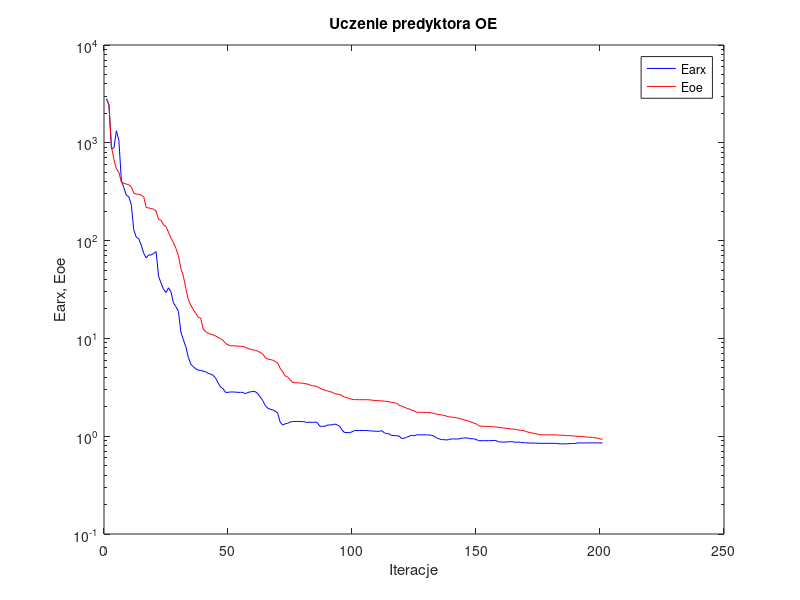
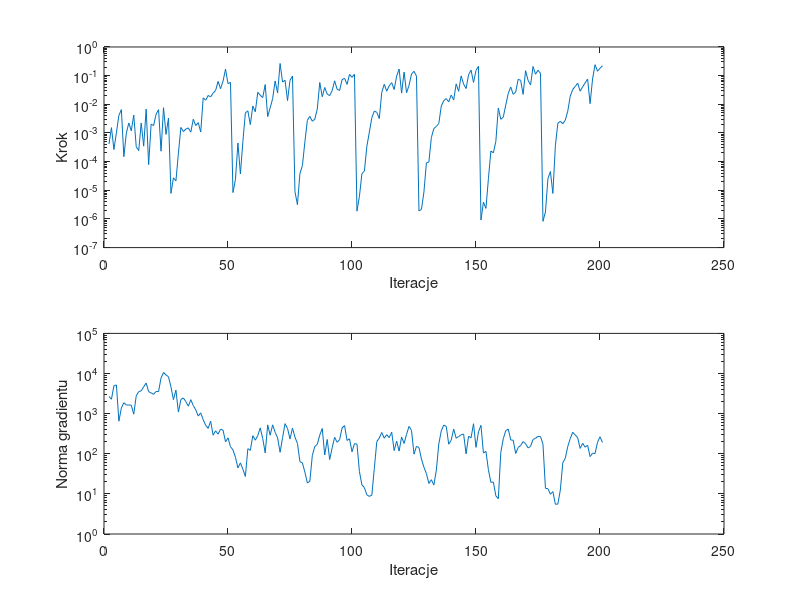

These figures' MATLAB source, in order:
%uczenie predyktora oe
clear all;
n=0; farx(n+1)=2.833106e+003; foe(n+1)=2.800037e+003; wspucz(n+1)=0.000000e+000; ng(n+1)=0.000000e+000;
%odnowa zmiennej metryki
n=1; farx(n+1)=2.430459e+003; foe(n+1)=2.454520e+003; krok(n+1)=4.114508e-004; ng(n+1)=2.685542e+003;
n=2; farx(n+1)=8.715135e+002; foe(n+1)=9.139139e+002; krok(n+1)=1.532691e-003; ng(n+1)=2.284687e+003;
n=3; farx(n+1)=8.867712e+002; foe(n+1)=6.731866e+002; krok(n+1)=2.638405e-004; ng(n+1)=4.927577e+003;
n=4; farx(n+1)=1.327826e+003; foe(n+1)=5.392181e+002; krok(n+1)=1.019412e-003; ng(n+1)=5.187106e+003;
n=5; farx(n+1)=1.058431e+003; foe(n+1)=5.007732e+002; krok(n+1)=4.077649e-003; ng(n+1)=6.494667e+002;
n=6; farx(n+1)=4.133747e+002; foe(n+1)=3.940587e+002; krok(n+1)=6.543079e-003; ng(n+1)=1.377448e+003;
n=7; farx(n+1)=3.475286e+002; foe(n+1)=3.855727e+002; krok(n+1)=1.484725e-004; ng(n+1)=1.871622e+003;
n=8; farx(n+1)=2.912606e+002; foe(n+1)=3.781996e+002; krok(n+1)=9.824964e-004; ng(n+1)=1.636526e+003;
n=9; farx(n+1)=2.802933e+002; foe(n+1)=3.726134e+002; krok(n+1)=2.237046e-003; ng(n+1)=1.643995e+003;
n=10; farx(n+1)=2.343551e+002; foe(n+1)=3.547507e+002; krok(n+1)=1.185775e-003; ng(n+1)=1.617550e+003;
n=11; farx(n+1)=1.289875e+002; foe(n+1)=3.065265e+002; krok(n+1)=4.212063e-003; ng(n+1)=9.709203e+002;
n=12; farx(n+1)=1.083279e+002; foe(n+1)=2.990352e+002; krok(n+1)=3.293253e-004; ng(n+1)=2.788008e+003;
n=13; farx(n+1)=1.045073e+002; foe(n+1)=2.980692e+002; krok(n+1)=2.419010e-004; ng(n+1)=3.537231e+003;
n=14; farx(n+1)=8.988803e+001; foe(n+1)=2.912921e+002; krok(n+1)=2.232051e-003; ng(n+1)=3.704254e+003;
n=15; farx(n+1)=7.425297e+001; foe(n+1)=2.816400e+002; krok(n+1)=3.473499e-004; ng(n+1)=4.671862e+003;
n=16; farx(n+1)=6.667153e+001; foe(n+1)=2.185369e+002; krok(n+1)=6.819101e-003; ng(n+1)=5.789121e+003;
n=17; farx(n+1)=7.137801e+001; foe(n+1)=2.157549e+002; krok(n+1)=7.856157e-005; ng(n+1)=3.531572e+003;
n=18; farx(n+1)=7.118193e+001; foe(n+1)=2.129402e+002; krok(n+1)=2.032216e-003; ng(n+1)=3.286884e+003;
n=19; farx(n+1)=7.401098e+001; foe(n+1)=2.097157e+002; krok(n+1)=1.812955e-003; ng(n+1)=3.035575e+003;
n=20; farx(n+1)=7.717215e+001; foe(n+1)=2.006984e+002; krok(n+1)=4.520892e-003; ng(n+1)=3.568142e+003;
n=21; farx(n+1)=4.332889e+001; foe(n+1)=1.649916e+002; krok(n+1)=6.525058e-003; ng(n+1)=3.545924e+003;
n=22; farx(n+1)=3.669934e+001; foe(n+1)=1.612757e+002; krok(n+1)=2.311817e-004; ng(n+1)=7.783185e+003;
n=23; farx(n+1)=3.181559e+001; foe(n+1)=1.448487e+002; krok(n+1)=7.613202e-003; ng(n+1)=1.059985e+004;
n=24; farx(n+1)=2.939329e+001; foe(n+1)=1.392494e+002; krok(n+1)=8.954602e-004; ng(n+1)=9.201482e+003;
n=25; farx(n+1)=3.292729e+001; foe(n+1)=1.218041e+002; krok(n+1)=3.303309e-003; ng(n+1)=8.304492e+003;
%odnowa zmiennej metryki
n=26; farx(n+1)=2.990029e+001; foe(n+1)=1.061941e+002; krok(n+1)=7.794783e-006; ng(n+1)=4.629434e+003;
n=27; farx(n+1)=2.307739e+001; foe(n+1)=9.537387e+001; krok(n+1)=2.723127e-005; ng(n+1)=2.230439e+003;
n=28; farx(n+1)=2.111526e+001; foe(n+1)=8.324486e+001; krok(n+1)=2.132008e-005; ng(n+1)=3.859507e+003;
n=29; farx(n+1)=1.895714e+001; foe(n+1)=7.024983e+001; krok(n+1)=1.966794e-004; ng(n+1)=1.093426e+003;
n=30; farx(n+1)=1.157895e+001; foe(n+1)=5.179645e+001; krok(n+1)=1.561071e-003; ng(n+1)=2.253757e+003;
n=31; farx(n+1)=9.683762e+000; foe(n+1)=4.325147e+001; krok(n+1)=1.120856e-003; ng(n+1)=2.458852e+003;
n=32; farx(n+1)=8.209208e+000; foe(n+1)=3.244237e+001; krok(n+1)=1.364485e-003; ng(n+1)=1.996432e+003;
n=33; farx(n+1)=6.395698e+000; foe(n+1)=2.488923e+001; krok(n+1)=1.499941e-003; ng(n+1)=1.532472e+003;
n=34; farx(n+1)=5.469018e+000; foe(n+1)=2.180131e+001; krok(n+1)=1.072587e-003; ng(n+1)=2.229720e+003;
n=35; farx(n+1)=5.124490e+000; foe(n+1)=1.975139e+001; krok(n+1)=3.013180e-003; ng(n+1)=1.586214e+003;
n=36; farx(n+1)=4.894941e+000; foe(n+1)=1.796698e+001; krok(n+1)=1.812955e-003; ng(n+1)=1.241901e+003;
n=37; farx(n+1)=4.733484e+000; foe(n+1)=1.648333e+001; krok(n+1)=2.282102e-003; ng(n+1)=8.692349e+002;
n=38; farx(n+1)=4.702073e+000; foe(n+1)=1.614237e+001; krok(n+1)=1.079269e-003; ng(n+1)=1.046414e+003;
n=39; farx(n+1)=4.624018e+000; foe(n+1)=1.243093e+001; krok(n+1)=1.680437e-002; ng(n+1)=7.031563e+002;
n=40; farx(n+1)=4.564109e+000; foe(n+1)=1.172981e+001; krok(n+1)=1.394089e-002; ng(n+1)=5.116563e+002;
n=41; farx(n+1)=4.398647e+000; foe(n+1)=1.131535e+001; krok(n+1)=2.038266e-002; ng(n+1)=4.295921e+002;
n=42; farx(n+1)=4.321281e+000; foe(n+1)=1.104166e+001; krok(n+1)=1.809047e-002; ng(n+1)=6.499567e+002;
n=43; farx(n+1)=4.191659e+000; foe(n+1)=1.086945e+001; krok(n+1)=2.452306e-002; ng(n+1)=2.911641e+002;
n=44; farx(n+1)=3.939886e+000; foe(n+1)=1.056262e+001; krok(n+1)=3.045281e-002; ng(n+1)=3.736035e+002;
n=45; farx(n+1)=3.512906e+000; foe(n+1)=1.024520e+001; krok(n+1)=6.299996e-002; ng(n+1)=3.084703e+002;
n=46; farx(n+1)=3.178406e+000; foe(n+1)=9.915098e+000; krok(n+1)=3.497807e-002; ng(n+1)=4.090832e+002;
n=47; farx(n+1)=3.064446e+000; foe(n+1)=9.576518e+000; krok(n+1)=6.418507e-002; ng(n+1)=3.880764e+002;
n=48; farx(n+1)=2.807762e+000; foe(n+1)=8.913710e+000; krok(n+1)=1.690558e-001; ng(n+1)=1.978743e+002;
n=49; farx(n+1)=2.809905e+000; foe(n+1)=8.600673e+000; krok(n+1)=5.285294e-002; ng(n+1)=2.494343e+002;
n=50; farx(n+1)=2.833140e+000; foe(n+1)=8.410766e+000; krok(n+1)=5.793922e-002; ng(n+1)=1.499065e+002;
%odnowa zmiennej metryki
n=51; farx(n+1)=2.832920e+000; foe(n+1)=8.399257e+000; krok(n+1)=8.316918e-006; ng(n+1)=1.246307e+002;
n=52; farx(n+1)=2.824225e+000; foe(n+1)=8.386059e+000; krok(n+1)=2.394830e-005; ng(n+1)=8.217725e+001;
n=53; farx(n+1)=2.805624e+000; foe(n+1)=8.325350e+000; krok(n+1)=4.465626e-004; ng(n+1)=4.442415e+001;
n=54; farx(n+1)=2.810712e+000; foe(n+1)=8.310683e+000; krok(n+1)=3.716123e-005; ng(n+1)=5.926511e+001;
n=55; farx(n+1)=2.802556e+000; foe(n+1)=8.276394e+000; krok(n+1)=5.045766e-004; ng(n+1)=4.117484e+001;
n=56; farx(n+1)=2.716319e+000; foe(n+1)=8.101983e+000; krok(n+1)=5.036156e-003; ng(n+1)=2.722375e+001;
n=57; farx(n+1)=2.800718e+000; foe(n+1)=7.925390e+000; krok(n+1)=5.915258e-003; ng(n+1)=1.337997e+002;
n=58; farx(n+1)=2.838400e+000; foe(n+1)=7.759258e+000; krok(n+1)=1.964993e-003; ng(n+1)=1.216068e+002;
n=59; farx(n+1)=2.875410e+000; foe(n+1)=7.621727e+000; krok(n+1)=8.751130e-003; ng(n+1)=2.817058e+002;
n=60; farx(n+1)=2.856545e+000; foe(n+1)=7.585421e+000; krok(n+1)=5.478088e-003; ng(n+1)=2.178966e+002;
n=61; farx(n+1)=2.721212e+000; foe(n+1)=7.392681e+000; krok(n+1)=2.617232e-002; ng(n+1)=2.838303e+002;
n=62; farx(n+1)=2.518431e+000; foe(n+1)=7.182253e+000; krok(n+1)=2.080275e-002; ng(n+1)=4.416793e+002;
n=63; farx(n+1)=2.314532e+000; foe(n+1)=6.944429e+000; krok(n+1)=1.711633e-002; ng(n+1)=2.399955e+002;
n=64; farx(n+1)=2.059255e+000; foe(n+1)=6.352026e+000; krok(n+1)=4.879939e-002; ng(n+1)=1.051197e+002;
n=65; farx(n+1)=1.939249e+000; foe(n+1)=6.156404e+000; krok(n+1)=3.722051e-003; ng(n+1)=5.247636e+002;
n=66; farx(n+1)=1.885580e+000; foe(n+1)=6.078345e+000; krok(n+1)=7.557177e-003; ng(n+1)=2.905762e+002;
n=67; farx(n+1)=1.864228e+000; foe(n+1)=6.000935e+000; krok(n+1)=1.567500e-002; ng(n+1)=5.256946e+002;
n=68; farx(n+1)=1.801793e+000; foe(n+1)=5.809693e+000; krok(n+1)=6.528949e-002; ng(n+1)=3.421855e+002;
n=69; farx(n+1)=1.726231e+000; foe(n+1)=5.644250e+000; krok(n+1)=2.476948e-002; ng(n+1)=2.491740e+002;
n=70; farx(n+1)=1.404133e+000; foe(n+1)=4.959552e+000; krok(n+1)=2.656312e-001; ng(n+1)=1.086867e+002;
n=71; farx(n+1)=1.300038e+000; foe(n+1)=4.575479e+000; krok(n+1)=5.983917e-002; ng(n+1)=2.513477e+002;
n=72; farx(n+1)=1.338998e+000; foe(n+1)=4.142994e+000; krok(n+1)=6.900644e-002; ng(n+1)=5.623681e+002;
n=73; farx(n+1)=1.352219e+000; foe(n+1)=4.045940e+000; krok(n+1)=1.345640e-002; ng(n+1)=4.274880e+002;
n=74; farx(n+1)=1.396580e+000; foe(n+1)=3.790851e+000; krok(n+1)=6.852302e-002; ng(n+1)=2.335996e+002;
n=75; farx(n+1)=1.410708e+000; foe(n+1)=3.554798e+000; krok(n+1)=9.685822e-002; ng(n+1)=4.361453e+002;
%odnowa zmiennej metryki
n=76; farx(n+1)=1.413163e+000; foe(n+1)=3.522133e+000; krok(n+1)=8.958287e-006; ng(n+1)=2.588396e+002;
n=77; farx(n+1)=1.413894e+000; foe(n+1)=3.514024e+000; krok(n+1)=3.142079e-006; ng(n+1)=1.811844e+002;
n=78; farx(n+1)=1.415705e+000; foe(n+1)=3.503088e+000; krok(n+1)=3.819627e-005; ng(n+1)=6.368243e+001;
n=79; farx(n+1)=1.410958e+000; foe(n+1)=3.486510e+000; krok(n+1)=7.240622e-005; ng(n+1)=5.941729e+001;
n=80; farx(n+1)=1.399291e+000; foe(n+1)=3.449999e+000; krok(n+1)=4.880790e-004; ng(n+1)=3.463525e+001;
n=81; farx(n+1)=1.381950e+000; foe(n+1)=3.418552e+000; krok(n+1)=2.774090e-003; ng(n+1)=1.863940e+001;
n=82; farx(n+1)=1.391419e+000; foe(n+1)=3.338051e+000; krok(n+1)=3.806601e-003; ng(n+1)=2.076888e+001;
n=83; farx(n+1)=1.383890e+000; foe(n+1)=3.287642e+000; krok(n+1)=2.564143e-003; ng(n+1)=9.042327e+001;
n=84; farx(n+1)=1.392867e+000; foe(n+1)=3.260096e+000; krok(n+1)=3.011555e-003; ng(n+1)=1.522158e+002;
n=85; farx(n+1)=1.383382e+000; foe(n+1)=3.221778e+000; krok(n+1)=6.832794e-003; ng(n+1)=1.720362e+002;
n=86; farx(n+1)=1.263099e+000; foe(n+1)=3.089671e+000; krok(n+1)=5.753341e-002; ng(n+1)=2.912037e+002;
n=87; farx(n+1)=1.262072e+000; foe(n+1)=3.022040e+000; krok(n+1)=1.835014e-002; ng(n+1)=4.262423e+002;
n=88; farx(n+1)=1.263064e+000; foe(n+1)=2.961103e+000; krok(n+1)=3.863769e-002; ng(n+1)=9.313945e+001;
n=89; farx(n+1)=1.297356e+000; foe(n+1)=2.912590e+000; krok(n+1)=2.279678e-002; ng(n+1)=2.274948e+002;
n=90; farx(n+1)=1.303380e+000; foe(n+1)=2.856592e+000; krok(n+1)=2.008899e-002; ng(n+1)=7.162378e+001;
n=91; farx(n+1)=1.308668e+000; foe(n+1)=2.818464e+000; krok(n+1)=3.022871e-002; ng(n+1)=1.407725e+002;
n=92; farx(n+1)=1.330439e+000; foe(n+1)=2.723090e+000; krok(n+1)=6.602029e-002; ng(n+1)=2.572417e+002;
n=93; farx(n+1)=1.308255e+000; foe(n+1)=2.693876e+000; krok(n+1)=3.320390e-002; ng(n+1)=1.926707e+002;
n=94; farx(n+1)=1.265047e+000; foe(n+1)=2.676566e+000; krok(n+1)=3.045281e-002; ng(n+1)=2.250505e+002;
n=95; farx(n+1)=1.156847e+000; foe(n+1)=2.595008e+000; krok(n+1)=7.215303e-002; ng(n+1)=4.416060e+002;
n=96; farx(n+1)=1.088625e+000; foe(n+1)=2.516779e+000; krok(n+1)=8.100548e-002; ng(n+1)=5.037412e+002;
n=97; farx(n+1)=1.091775e+000; foe(n+1)=2.468272e+000; krok(n+1)=4.953895e-002; ng(n+1)=2.146285e+002;
n=98; farx(n+1)=1.084285e+000; foe(n+1)=2.424190e+000; krok(n+1)=1.101515e-001; ng(n+1)=2.359084e+002;
n=99; farx(n+1)=1.109009e+000; foe(n+1)=2.384718e+000; krok(n+1)=8.693674e-002; ng(n+1)=1.117572e+002;
n=100; farx(n+1)=1.142709e+000; foe(n+1)=2.367418e+000; krok(n+1)=1.115306e-001; ng(n+1)=1.788930e+002;
%odnowa zmiennej metryki
n=101; farx(n+1)=1.142471e+000; foe(n+1)=2.363104e+000; krok(n+1)=1.872020e-006; ng(n+1)=1.740806e+002;
n=102; farx(n+1)=1.142738e+000; foe(n+1)=2.362544e+000; krok(n+1)=6.210948e-006; ng(n+1)=3.578245e+001;
n=103; farx(n+1)=1.143466e+000; foe(n+1)=2.361954e+000; krok(n+1)=3.808337e-005; ng(n+1)=1.676959e+001;
n=104; farx(n+1)=1.143046e+000; foe(n+1)=2.361280e+000; krok(n+1)=4.724951e-005; ng(n+1)=1.429791e+001;
n=105; farx(n+1)=1.142829e+000; foe(n+1)=2.359615e+000; krok(n+1)=3.473499e-004; ng(n+1)=9.433494e+000;
n=106; farx(n+1)=1.135303e+000; foe(n+1)=2.354909e+000; krok(n+1)=1.072587e-003; ng(n+1)=8.663129e+000;
n=107; farx(n+1)=1.130935e+000; foe(n+1)=2.340606e+000; krok(n+1)=3.427028e-003; ng(n+1)=9.327000e+000;
n=108; farx(n+1)=1.126365e+000; foe(n+1)=2.318176e+000; krok(n+1)=5.849663e-003; ng(n+1)=4.333431e+001;
n=109; farx(n+1)=1.122134e+000; foe(n+1)=2.312761e+000; krok(n+1)=5.241643e-003; ng(n+1)=2.018757e+002;
n=110; farx(n+1)=1.122985e+000; foe(n+1)=2.306137e+000; krok(n+1)=3.174920e-003; ng(n+1)=2.471502e+002;
n=111; farx(n+1)=1.138686e+000; foe(n+1)=2.298454e+000; krok(n+1)=2.594061e-002; ng(n+1)=3.389742e+002;
n=112; farx(n+1)=1.083249e+000; foe(n+1)=2.281078e+000; krok(n+1)=5.005537e-002; ng(n+1)=2.438879e+002;
n=113; farx(n+1)=1.063670e+000; foe(n+1)=2.265593e+000; krok(n+1)=2.865057e-002; ng(n+1)=2.995985e+002;
n=114; farx(n+1)=1.056393e+000; foe(n+1)=2.251382e+000; krok(n+1)=4.438543e-002; ng(n+1)=2.528573e+002;
n=115; farx(n+1)=1.015535e+000; foe(n+1)=2.217160e+000; krok(n+1)=5.715876e-002; ng(n+1)=3.452769e+002;
n=116; farx(n+1)=1.014806e+000; foe(n+1)=2.193606e+000; krok(n+1)=3.269900e-002; ng(n+1)=1.197190e+002;
n=117; farx(n+1)=1.011213e+000; foe(n+1)=2.168776e+000; krok(n+1)=9.656284e-002; ng(n+1)=2.059745e+002;
n=118; farx(n+1)=1.004180e+000; foe(n+1)=2.072329e+000; krok(n+1)=1.701816e-001; ng(n+1)=1.167975e+002;
n=119; farx(n+1)=9.480881e-001; foe(n+1)=2.029734e+000; krok(n+1)=2.452306e-002; ng(n+1)=2.625214e+002;
n=120; farx(n+1)=9.530693e-001; foe(n+1)=1.982641e+000; krok(n+1)=1.328156e-001; ng(n+1)=1.804280e+002;
n=121; farx(n+1)=9.745710e-001; foe(n+1)=1.935107e+000; krok(n+1)=2.527804e-002; ng(n+1)=3.049952e+002;
n=122; farx(n+1)=9.974046e-001; foe(n+1)=1.900734e+000; krok(n+1)=4.568872e-002; ng(n+1)=4.821075e+002;
n=123; farx(n+1)=1.023678e+000; foe(n+1)=1.855903e+000; krok(n+1)=1.143200e-001; ng(n+1)=3.797500e+002;
n=124; farx(n+1)=1.007612e+000; foe(n+1)=1.810485e+000; krok(n+1)=1.416892e-001; ng(n+1)=9.786634e+001;
n=125; farx(n+1)=1.032384e+000; foe(n+1)=1.759648e+000; krok(n+1)=9.599621e-002; ng(n+1)=1.532141e+002;
%odnowa zmiennej metryki
n=126; farx(n+1)=1.032527e+000; foe(n+1)=1.756887e+000; krok(n+1)=1.908145e-006; ng(n+1)=1.429633e+002;
n=127; farx(n+1)=1.032703e+000; foe(n+1)=1.756083e+000; krok(n+1)=2.150021e-006; ng(n+1)=7.401562e+001;
n=128; farx(n+1)=1.033089e+000; foe(n+1)=1.754590e+000; krok(n+1)=8.686387e-006; ng(n+1)=4.620796e+001;
n=129; farx(n+1)=1.030362e+000; foe(n+1)=1.748832e+000; krok(n+1)=9.016768e-005; ng(n+1)=3.206267e+001;
n=130; farx(n+1)=1.029502e+000; foe(n+1)=1.747118e+000; krok(n+1)=9.773946e-005; ng(n+1)=1.820594e+001;
n=131; farx(n+1)=1.020796e+000; foe(n+1)=1.730759e+000; krok(n+1)=6.946998e-004; ng(n+1)=2.256737e+001;
n=132; farx(n+1)=1.006248e+000; foe(n+1)=1.710677e+000; krok(n+1)=1.427772e-003; ng(n+1)=1.659158e+001;
n=133; farx(n+1)=9.629454e-001; foe(n+1)=1.683026e+000; krok(n+1)=1.688016e-003; ng(n+1)=3.886282e+001;
n=134; farx(n+1)=9.422435e-001; foe(n+1)=1.664516e+000; krok(n+1)=2.145173e-003; ng(n+1)=1.763515e+002;
n=135; farx(n+1)=9.238208e-001; foe(n+1)=1.651113e+000; krok(n+1)=8.669283e-003; ng(n+1)=3.723806e+002;
n=136; farx(n+1)=9.226316e-001; foe(n+1)=1.635532e+000; krok(n+1)=1.339882e-002; ng(n+1)=5.189384e+002;
n=137; farx(n+1)=9.148289e-001; foe(n+1)=1.607089e+000; krok(n+1)=1.576846e-002; ng(n+1)=4.820159e+002;
n=138; farx(n+1)=9.227425e-001; foe(n+1)=1.579446e+000; krok(n+1)=1.223774e-002; ng(n+1)=1.731372e+002;
n=139; farx(n+1)=9.370533e-001; foe(n+1)=1.567626e+000; krok(n+1)=2.096657e-002; ng(n+1)=2.184927e+002;
n=140; farx(n+1)=9.372401e-001; foe(n+1)=1.559377e+000; krok(n+1)=1.417782e-002; ng(n+1)=4.122077e+002;
n=141; farx(n+1)=9.372027e-001; foe(n+1)=1.543645e+000; krok(n+1)=5.160128e-002; ng(n+1)=2.440815e+002;
n=142; farx(n+1)=9.359216e-001; foe(n+1)=1.528618e+000; krok(n+1)=2.835564e-002; ng(n+1)=2.684401e+002;
n=143; farx(n+1)=9.525015e-001; foe(n+1)=1.500777e+000; krok(n+1)=9.809225e-002; ng(n+1)=2.967267e+002;
n=144; farx(n+1)=9.576451e-001; foe(n+1)=1.473486e+000; krok(n+1)=5.082412e-002; ng(n+1)=3.100870e+002;
n=145; farx(n+1)=9.611953e-001; foe(n+1)=1.453132e+000; krok(n+1)=3.552033e-002; ng(n+1)=9.953825e+001;
n=146; farx(n+1)=9.545885e-001; foe(n+1)=1.430031e+000; krok(n+1)=1.068981e-001; ng(n+1)=2.739301e+002;
n=147; farx(n+1)=9.412327e-001; foe(n+1)=1.395962e+000; krok(n+1)=1.567018e-001; ng(n+1)=2.500273e+002;
n=148; farx(n+1)=9.416459e-001; foe(n+1)=1.366581e+000; krok(n+1)=5.793922e-002; ng(n+1)=5.607818e+002;
n=149; farx(n+1)=9.281301e-001; foe(n+1)=1.340838e+000; krok(n+1)=1.509846e-001; ng(n+1)=1.443241e+002;
n=150; farx(n+1)=9.004936e-001; foe(n+1)=1.282451e+000; krok(n+1)=2.114442e-001; ng(n+1)=3.534262e+002;
%odnowa zmiennej metryki
n=151; farx(n+1)=9.003924e-001; foe(n+1)=1.265250e+000; krok(n+1)=9.173629e-007; ng(n+1)=5.108882e+002;
n=152; farx(n+1)=9.001053e-001; foe(n+1)=1.262692e+000; krok(n+1)=3.873148e-006; ng(n+1)=1.042689e+002;
n=153; farx(n+1)=8.997427e-001; foe(n+1)=1.260671e+000; krok(n+1)=2.327494e-006; ng(n+1)=1.147494e+002;
n=154; farx(n+1)=8.999100e-001; foe(n+1)=1.258461e+000; krok(n+1)=2.519594e-005; ng(n+1)=4.006758e+001;
n=155; farx(n+1)=9.013232e-001; foe(n+1)=1.252739e+000; krok(n+1)=2.349064e-004; ng(n+1)=1.940132e+001;
n=156; farx(n+1)=9.035724e-001; foe(n+1)=1.247688e+000; krok(n+1)=2.015675e-004; ng(n+1)=1.971487e+001;
n=157; farx(n+1)=9.021382e-001; foe(n+1)=1.245537e+000; krok(n+1)=5.080539e-004; ng(n+1)=8.948474e+000;
n=158; farx(n+1)=8.790990e-001; foe(n+1)=1.229779e+000; krok(n+1)=7.444102e-003; ng(n+1)=7.545002e+000;
n=159; farx(n+1)=8.725521e-001; foe(n+1)=1.221238e+000; krok(n+1)=2.998733e-003; ng(n+1)=1.086412e+002;
n=160; farx(n+1)=8.692887e-001; foe(n+1)=1.213850e+000; krok(n+1)=3.595805e-003; ng(n+1)=2.368306e+002;
n=161; farx(n+1)=8.733718e-001; foe(n+1)=1.203661e+000; krok(n+1)=9.405190e-003; ng(n+1)=3.757160e+002;
n=162; farx(n+1)=8.767608e-001; foe(n+1)=1.197289e+000; krok(n+1)=2.409244e-002; ng(n+1)=4.128894e+002;
n=163; farx(n+1)=8.792365e-001; foe(n+1)=1.186294e+000; krok(n+1)=4.002904e-002; ng(n+1)=2.208170e+002;
n=164; farx(n+1)=8.761844e-001; foe(n+1)=1.181327e+000; krok(n+1)=2.219272e-002; ng(n+1)=2.172524e+002;
n=165; farx(n+1)=8.659857e-001; foe(n+1)=1.175231e+000; krok(n+1)=2.679765e-002; ng(n+1)=1.014159e+002;
n=166; farx(n+1)=8.716373e-001; foe(n+1)=1.160493e+000; krok(n+1)=7.424094e-002; ng(n+1)=1.437897e+002;
n=167; farx(n+1)=8.644067e-001; foe(n+1)=1.149036e+000; krok(n+1)=6.900644e-002; ng(n+1)=1.601930e+002;
n=168; farx(n+1)=8.573402e-001; foe(n+1)=1.143757e+000; krok(n+1)=2.219272e-002; ng(n+1)=2.012817e+002;
n=169; farx(n+1)=8.586276e-001; foe(n+1)=1.119131e+000; krok(n+1)=1.492580e-001; ng(n+1)=1.781623e+002;
n=170; farx(n+1)=8.527926e-001; foe(n+1)=1.100745e+000; krok(n+1)=6.813219e-002; ng(n+1)=1.395371e+002;
n=171; farx(n+1)=8.514550e-001; foe(n+1)=1.087349e+000; krok(n+1)=4.732423e-002; ng(n+1)=1.531194e+002;
n=172; farx(n+1)=8.516293e-001; foe(n+1)=1.072494e+000; krok(n+1)=2.094439e-001; ng(n+1)=2.274466e+002;
n=173; farx(n+1)=8.475611e-001; foe(n+1)=1.058375e+000; krok(n+1)=1.120145e-001; ng(n+1)=2.433985e+002;
n=174; farx(n+1)=8.484974e-001; foe(n+1)=1.048129e+000; krok(n+1)=1.541897e-001; ng(n+1)=2.709281e+002;
n=175; farx(n+1)=8.450748e-001; foe(n+1)=1.034428e+000; krok(n+1)=1.202792e-001; ng(n+1)=2.683742e+002;
%odnowa zmiennej metryki
n=176; farx(n+1)=8.450509e-001; foe(n+1)=1.032584e+000; krok(n+1)=8.261276e-007; ng(n+1)=1.739930e+002;
n=177; farx(n+1)=8.450497e-001; foe(n+1)=1.032562e+000; krok(n+1)=1.754728e-006; ng(n+1)=1.374846e+001;
n=178; farx(n+1)=8.451252e-001; foe(n+1)=1.032269e+000; krok(n+1)=2.550300e-005; ng(n+1)=1.347894e+001;
n=179; farx(n+1)=8.451818e-001; foe(n+1)=1.032041e+000; krok(n+1)=4.506169e-005; ng(n+1)=9.795942e+000;
n=180; farx(n+1)=8.452502e-001; foe(n+1)=1.031967e+000; krok(n+1)=7.760930e-006; ng(n+1)=1.141689e+001;
n=181; farx(n+1)=8.451403e-001; foe(n+1)=1.031396e+000; krok(n+1)=3.604935e-004; ng(n+1)=5.516451e+000;
n=182; farx(n+1)=8.407310e-001; foe(n+1)=1.028048e+000; krok(n+1)=2.187783e-003; ng(n+1)=5.564370e+000;
n=183; farx(n+1)=8.350170e-001; foe(n+1)=1.023364e+000; krok(n+1)=2.548617e-003; ng(n+1)=1.241799e+001;
n=184; farx(n+1)=8.340706e-001; foe(n+1)=1.022013e+000; krok(n+1)=2.100870e-003; ng(n+1)=6.012991e+001;
n=185; farx(n+1)=8.358408e-001; foe(n+1)=1.018584e+000; krok(n+1)=2.804162e-003; ng(n+1)=7.693396e+001;
n=186; farx(n+1)=8.377429e-001; foe(n+1)=1.015440e+000; krok(n+1)=5.767896e-003; ng(n+1)=1.518854e+002;
n=187; farx(n+1)=8.402824e-001; foe(n+1)=1.012809e+000; krok(n+1)=1.918067e-002; ng(n+1)=2.385999e+002;
n=188; farx(n+1)=8.416850e-001; foe(n+1)=1.006841e+000; krok(n+1)=3.300845e-002; ng(n+1)=3.439868e+002;
n=189; farx(n+1)=8.427459e-001; foe(n+1)=1.002444e+000; krok(n+1)=4.194258e-002; ng(n+1)=2.941586e+002;
n=190; farx(n+1)=8.533066e-001; foe(n+1)=9.969477e-001; krok(n+1)=5.458358e-002; ng(n+1)=2.525695e+002;
n=191; farx(n+1)=8.542690e-001; foe(n+1)=9.945527e-001; krok(n+1)=2.868906e-002; ng(n+1)=1.355844e+002;
n=192; farx(n+1)=8.528355e-001; foe(n+1)=9.925146e-001; krok(n+1)=4.076532e-002; ng(n+1)=1.825581e+002;
n=193; farx(n+1)=8.529941e-001; foe(n+1)=9.850371e-001; krok(n+1)=5.576355e-002; ng(n+1)=1.457388e+002;
n=194; farx(n+1)=8.540182e-001; foe(n+1)=9.769079e-001; krok(n+1)=7.588961e-002; ng(n+1)=1.631265e+002;
n=195; farx(n+1)=8.539150e-001; foe(n+1)=9.755178e-001; krok(n+1)=1.053676e-002; ng(n+1)=8.492770e+001;
n=196; farx(n+1)=8.558795e-001; foe(n+1)=9.709469e-001; krok(n+1)=7.619641e-002; ng(n+1)=1.030905e+002;
n=197; farx(n+1)=8.556731e-001; foe(n+1)=9.625006e-001; krok(n+1)=2.409855e-001; ng(n+1)=1.013320e+002;
n=198; farx(n+1)=8.520554e-001; foe(n+1)=9.552617e-001; krok(n+1)=1.422614e-001; ng(n+1)=1.931104e+002;
n=199; farx(n+1)=8.536607e-001; foe(n+1)=9.394298e-001; krok(n+1)=1.807191e-001; ng(n+1)=2.654496e+002;
n=200; farx(n+1)=8.530051e-001; foe(n+1)=9.299387e-001; krok(n+1)=2.209722e-001; ng(n+1)=1.913794e+002;

figure; semilogy(farx,'b'); hold on; semilogy(foe,'r'); xlabel('Iteracje'); ylabel('Earx, Eoe'); legend('Earx','Eoe'); title('Uczenie predyktora OE');
figure; subplot(2,1,1); semilogy(krok); xlabel('Iteracje'); ylabel('Krok');
subplot(2,1,2); semilogy(ng); xlabel('Iteracje'); ylabel('Norma gradientu');
Earx=farx(n+1)
Eoe=foe(n+1)
